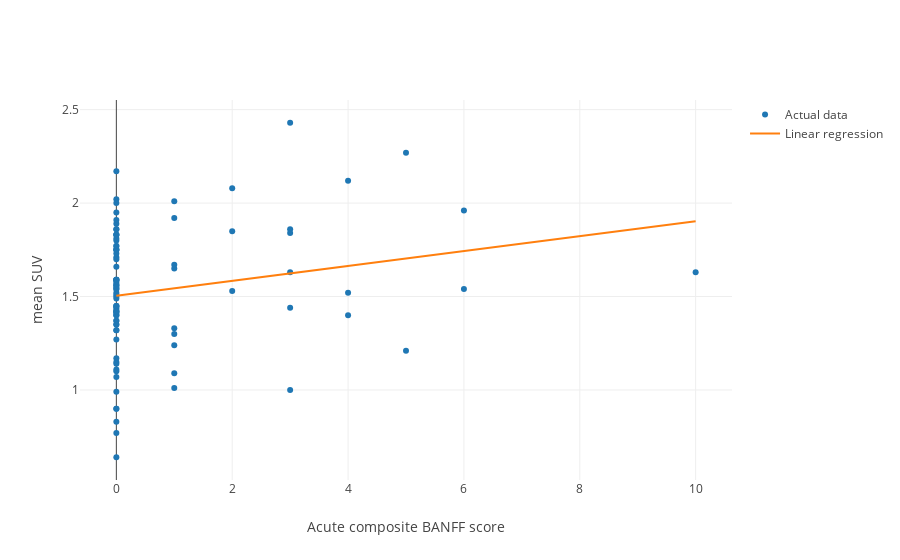

Notebook source saved alongside this figure:
### Code cell
trace_2 = [
    go.Scatter(x=data['Lésions aigues'], y=data['SUV_Obs1'], mode = 'markers', name='Actual data'),
    go.Scatter(x=data['Lésions aigues'], y=intercept_2 + slope_2*data['Lésions aigues'], name='Linear regression'),
]
layout_2 = go.Layout(xaxis={'title': 'Acute composite BANFF score'}, yaxis={'title': 'mean SUV'})
iplot(go.Figure(data=trace_2, layout=layout_2))
